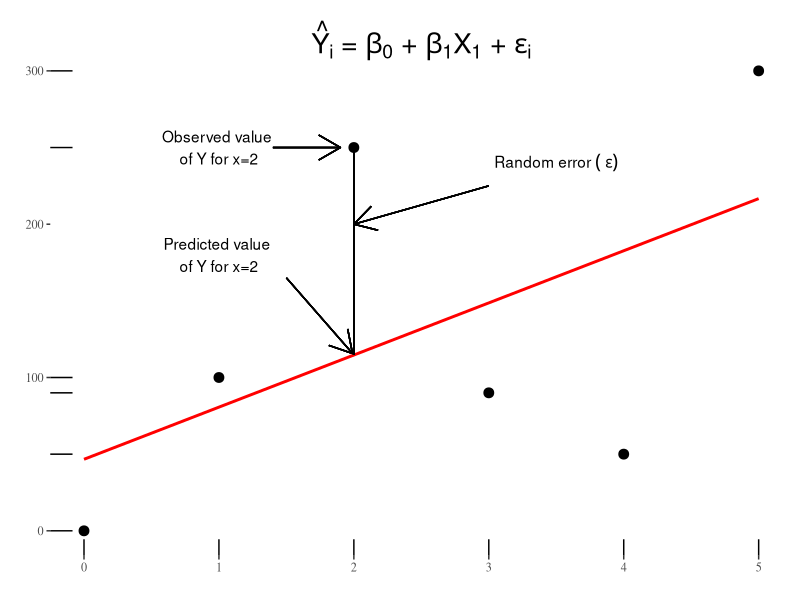
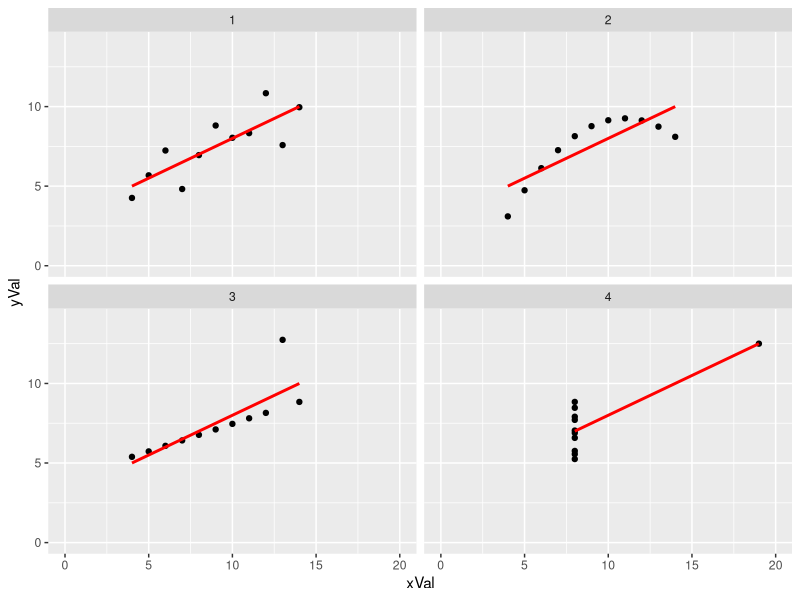
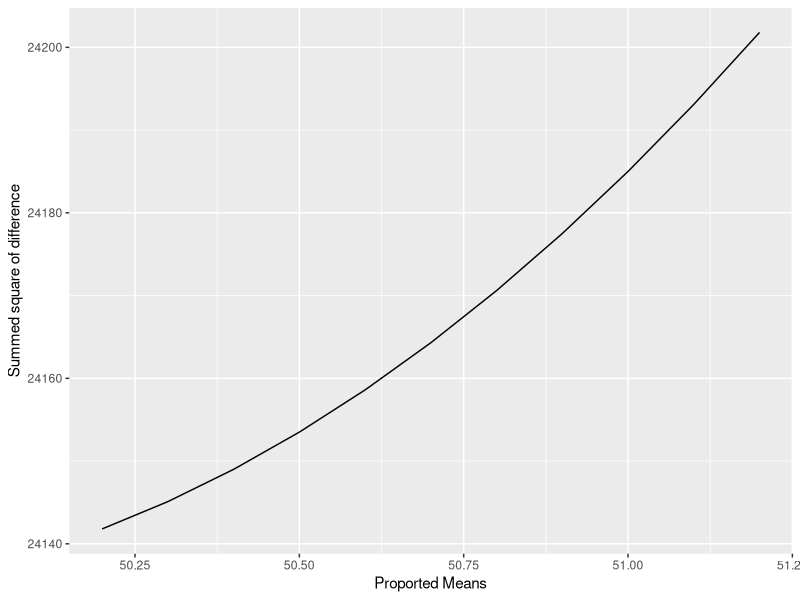
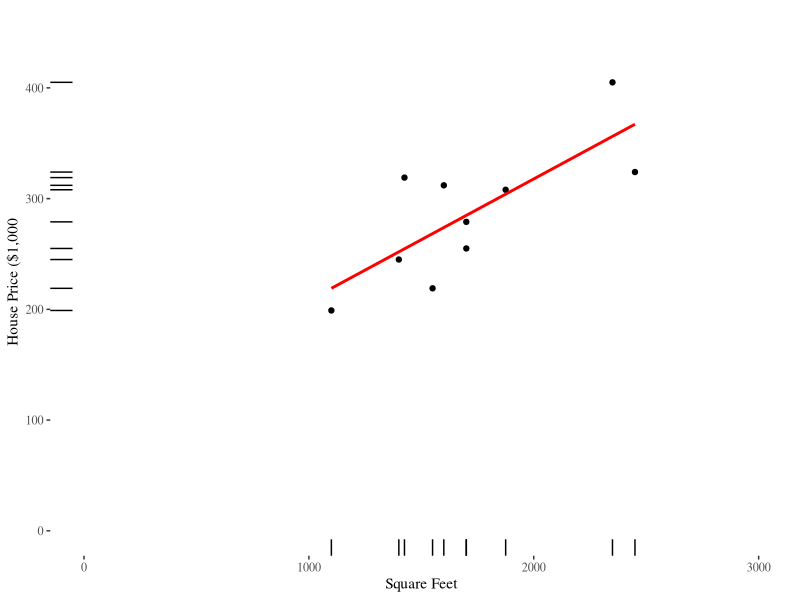
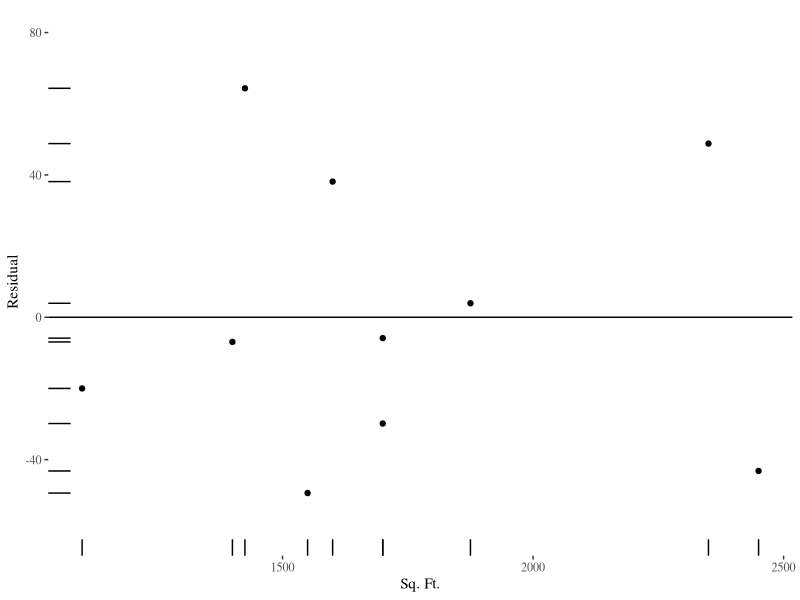

Recreate these plots in R, in order.
## ---- chunk 1
library(tufte)
library(tibble)
require(dplyr)
require(tidyr)
require(ggplot2)
require(ggthemes)
require(knitr)
require(tibble)
require(gridExtra)
require(grid)

# invalidate cache when the tufte version changes
knitr::opts_chunk$set(tidy = FALSE, cache.extra = packageVersion('tufte'))
options(htmltools.dir.version = FALSE)
## ---- chunk 2
library(tibble)
df <- tibble(a=c(0,1,2,3,4,5), b=c(000,100,250,90,50,300))
dfmean <- mean(df$b) 
dfxmean <- mean(df$a)
temp<- expression(paste( hat(Y[i]), " = ", beta[0], " + ", 
                         beta[1], X[1], " + ",epsilon[i]))
lm1 <- lm(df$b ~ df$a)
yend <- 2*34 + 46.67
ggplot(df, (aes(x=a, y=b))) + geom_point(size=3) + 
  xlab(" ") + ylab(" ") + ylim(0,325) + 
  theme_tufte() + geom_rug() +
  stat_smooth(method = "lm", col = "red", se=FALSE) +
  geom_segment(aes(x=2,xend=2, y=250, yend=yend))+
  geom_segment(aes(x=1.4,xend=1.9, y=250, yend=250), arrow=arrow())+  
  annotate("text", x = 1, y = 250, label = "Observed value \nof Y for x=2") +
  annotate("text", x = 1, y = 180,
    label = c("Predicted value \nof Y for x=2")) +
  annotate("text", x = 3.5, y = 240,
         label = "Random~error~ (~epsilon)",parse = TRUE)+
  geom_segment(aes(x=1.5,xend=1.99, y=165, yend=yend +1), arrow=arrow()) +
geom_segment(aes(x=3,xend=2, y=225, yend=200), arrow=arrow())+
  annotate("text", x = 2.5, y = 320,
           label = as.character(temp), parse=TRUE, size=7)

## ---- chunk 3
mydata=with(anscombe,data.frame(xVal=c(x1,x2,x3,x4), yVal=c(y1,y2,y3,y4), mygroup=gl(4,nrow(anscombe))))
ds1 <- select(anscombe,contains("1"))
ds2 <- select(anscombe,contains("2"))
ds3 <- select(anscombe,contains("3"))
ds4 <- select(anscombe,contains("4"))
ds <- bind_cols(ds1,ds2,ds3,ds4)
colnames(ds) <- c("DS1_x", "DS1_y","DS2_x", "DS2_y","DS3_x", "DS3_y","DS4_x", "DS4_y")
kable(ds)

## ---- chunk 4
mydata=with(anscombe,data.frame(xVal=c(x1,x2,x3,x4), yVal=c(y1,y2,y3,y4), mygroup=gl(4,nrow(anscombe))))
# aggregate(.~mygroup,data=mydata,mean)
# aggregate(.~mygroup,data=mydata,sd)
# aggregate(.~mygroup,data=mydata,var)
# aggregate(.~mygroup,data=mydata,cor(xVal,yVal))
ds1 <- select(anscombe,contains("1"))
ds2 <- select(anscombe,contains("2"))
ds3 <- select(anscombe,contains("3"))
ds4 <- select(anscombe,contains("4"))
ds <- bind_cols(ds1,ds2,ds3,ds4)
colnames(ds) <- c("DS1_x", "DS1_y","DS2_x", "DS2_y","DS3_x", "DS3_y","DS4_x", "DS4_y")
mygrp <- group_by(mydata, mygroup)
ds_x_means <- summarize(mygrp,mean(xVal) )
ds_y_means <- summarize(mygrp,mean(yVal) )
ds_x_var <- summarize(mygrp,var(xVal) )
ds_y_var <- summarize(mygrp,var(yVal) )

ds_cor <- summarize(mygrp, cor(xVal, yVal))
colnames(ds_cor) <- c("mygroup", "cor")
ds_cor <- as.data.frame(ds_cor)
ds_means <- right_join(ds_x_means,ds_y_means, by = "mygroup")
ds_var <- right_join(ds_x_var,ds_y_var, by = "mygroup")
ds_sum1 <- right_join( ds_means, ds_var, by = "mygroup")
ds_sum1 <- right_join(ds_sum1, ds_cor, by ='mygroup')
colnames(ds_sum1) <- c("Dataset", "Mean_x", "Mean_y", "Var_x", "Var_y", "Cor")
ds_sum1$Mean_y <- round(ds_sum1$Mean_y,2)
ds_sum1$Var_y <- round(ds_sum1$Var_y,2)
ds_sum1$Cor <- round(ds_sum1$Cor,2)
kable(ds_sum1)
## ---- chunk 5

ggplot(mydata,aes(x=xVal, y=yVal)) + geom_point() + xlim(0,20) + ylim(0,14) + facet_wrap(~mygroup) +
  stat_smooth(method = "lm", col = "red", se=FALSE) 
## ---- chunk 6

library(tufte)
require(dplyr)
require(tidyr)
require(ggplot2)
require(ggthemes)
require(knitr)
require(tibble)
library(tufte)
require(dplyr)
require(tidyr)
require(ggplot2)
require(ggthemes)
require(knitr)
require(tibble)
set.seed(1001)
a <- tibble(a=sample(1:101,30))
a1 <- tibble(a1=50.2,b=sum((a-50.2)^2))
a2 <- tibble(a1=50.3,b=sum((a-50.3)^2))
a3 <- tibble(a1=50.4,b=sum((a-50.4)^2))
a4 <- tibble(a1=50.5,b=sum((a-50.5)^2))
a5 <- tibble(a1=50.6,b=sum((a-50.6)^2))
a6 <- tibble(a1=50.7,b=sum((a-50.7)^2))
a7 <- tibble(a1=50.8,b=sum((a-50.8)^2))
a8 <- tibble(a1=50.9,b=sum((a-50.9)^2))
a9 <- tibble(a1=51.0,b=sum((a-51)^2))
a10 <- tibble(a1=51.1,b=sum((a-51.1)^2))
a11 <- tibble(a1=51.2,b=sum((a-51.2)^2))

a_all <- bind_rows(a1,a2,a3,a4,a5,a6,a7,a8,a9,a10,a11)


## ---- chunk 7
ggplot(a_all, aes(x=a1, y=b)) + geom_line() +
  xlab("Proported Means") + ylab("Summed square of difference")

## ---- chunk 8
a <- tibble(c(245,312,279,308,199,219,405,324,319,255))
b <- tibble(c(1400,1600,1700,1875,1100,1550,2350,2450,1425,1700))
c <- as.data.frame(bind_cols(a,b))
colnames(c) <- c("House Price", "Sq. Ft.")
kable(c, col.names = c("House Price in $1000s (Y)", "Square Feet (X)"),caption = "Housing Data")
## grid.arrange(tableGrob(c))

## ---- chunk 9
plot1 <- ggplot(c, (aes(x=b, y=a))) + geom_point() + xlab("Square Feet") + ylab("House Price ($1,000") + theme_tufte() +xlim(0,3000) +ylim(0,450) + geom_rug()
c <- as.data.frame(c)
colnames(c) <- c("a", "b")
total<-anova(lm(c$a ~ c$b, data=c))
coeff <- lm(c$a ~ c$b, data=c)
##grid.arrange(
##  plot1,
##  tableGrob(round(coeff$coefficients,4)),
##    tableGrob(round(total,3)),
##  nrow = 3)


## ---- chunk 10
ggplot(c, (aes(x=b, y=a))) + geom_point() + xlab("Square Feet") + geom_rug() + ylab("House Price ($1,000") + theme_tufte() +
  stat_smooth(method = "lm", col = "red", se=FALSE) +xlim(0,3000) +ylim(0,450) 
## ---- chunk 11
a <- tibble(c(245,312,279,308,199,219,405,324,319,255))
b <- tibble(c(1400,1600,1700,1875,1100,1550,2350,2450,1425,1700))
c <- bind_cols(a,b)
# 
# kable(c, col.names = c("House Price in $1000s (Y)", "Square Feet (X)"),caption = "Housing Data")

a <- tibble(a= c(245,312,279,308,199,219,405,324,319,255))
b <- tibble(b= c(1400,1600,1700,1875,1100,1550,2350,2450,1425,1700))
c <- bind_cols(a,b)
d <- c %>% 
  mutate(d=98.24833+.10977*b) %>% 
  mutate(e=a-d)

kable(d, caption = "Residual Analysis", col.names = c("House Price in $1000s", "Square Feet (X)", "Predicted Price", "Residual"))
ggplot(d, aes(x=b,y=e)) + geom_point() + ylim(-60,80)+ geom_hline(yintercept = 0) + xlab("Sq. Ft.") + ylab("Residual") + geom_rug() + theme_tufte()
